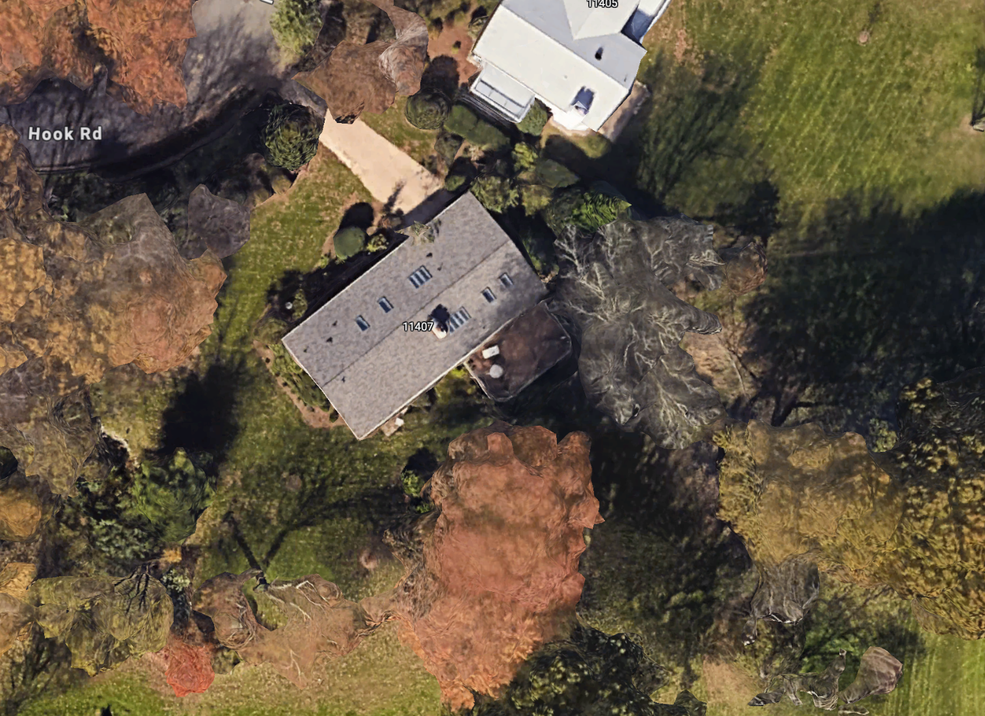
#> input picture iterations/images/house.png, 985 x 716 px, shrunk from 1514 x 1100 before the run, found by its file name
$ python test2.py   (older library calls are emulated)
#> lines starting #> are read from the running program, lines starting #| are printed output that depends on the picture; after the words box and inside, x2 and y2 are one past the last pixel; in counts of white or black regions, pixels touching at a corner belong together
import cv2
import numpy as np

def preprocess_image(image_path):
#> called with image_path = 'house.png'
    image = cv2.imread(image_path)
#> image is the input picture: shape (716, 985, 3); mean B, G, R 66.7, 87.2, 100.8
    gray = cv2.cvtColor(image, cv2.COLOR_BGR2GRAY)
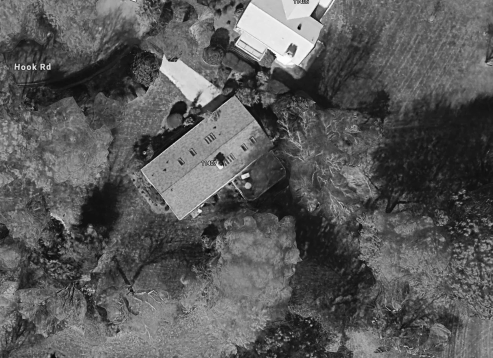
#> gray: shape (716, 985) (shown at 1/2 size); min 0, max 255, mean 88.9
    return gray, image.shape

def compute_derivatives(gray_image):
    sobel_x = cv2.Sobel(gray_image, cv2.CV_64F, 1, 0, ksize=3)
    sobel_y = cv2.Sobel(gray_image, cv2.CV_64F, 0, 1, ksize=3)
    laplacian_x = cv2.Sobel(sobel_x, cv2.CV_64F, 1, 0, ksize=3)
    laplacian_y = cv2.Sobel(sobel_y, cv2.CV_64F, 0, 1, ksize=3)
    return sobel_x, sobel_y, laplacian_x, laplacian_y

def find_bright_lines(sobel, laplacian):
    bright_lines = (sobel > 50) & (laplacian < -50)
    return bright_lines.astype(np.uint8) * 255

def detect_and_draw_lines(image, min_length):
    lines = cv2.HoughLinesP(image, 1, np.pi / 180, threshold=50, minLineLength=min_length, maxLineGap=10)
    line_image = np.zeros_like(image)
    if lines is not None:
        for line in lines:
            x1, y1, x2, y2 = line[0]
            cv2.line(line_image, (x1, y1), (x2, y2), 255, 1)
    return line_image

image_path = 'house.png'
gray_image, image_shape = preprocess_image(image_path)
#> image_shape = (716, 985, 3)
sobel_x, sobel_y, laplacian_x, laplacian_y = compute_derivatives(gray_image)
#> in compute_derivatives, `laplacian_y = cv2.Sobel(sobel_y, cv2.CV_64F, 0, 1, ksize=3)`:
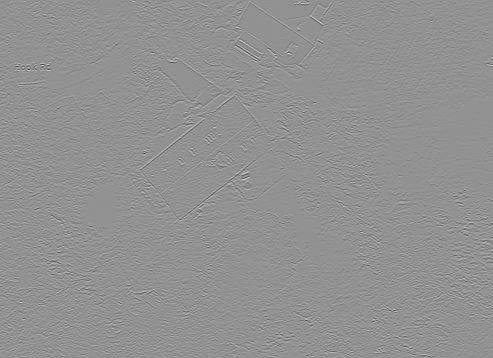
#> laplacian_y: shape (716, 985) float64 (shown at 1/2 size); min -5774, max 4339, mean 0; drawn with min black and max white

bright_lines_x = find_bright_lines(sobel_x, laplacian_x)
#> in find_bright_lines, `bright_lines = (sobel > 50) & (laplacian < -50)`:
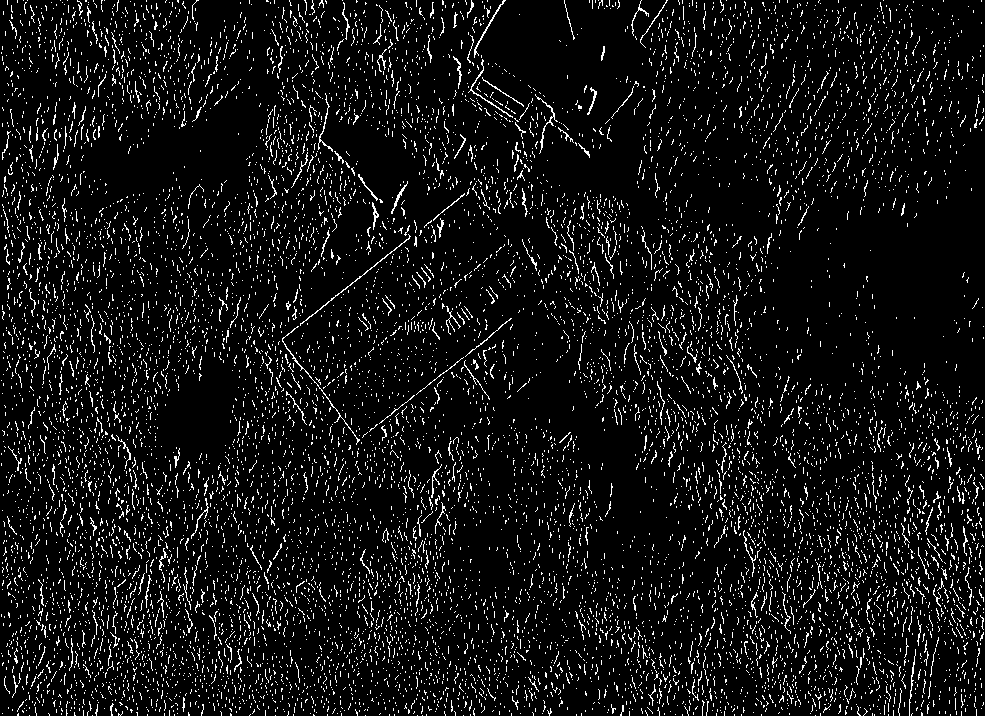
#> bright_lines: shape (716, 985) bool; 7.3% white in thin lines or dots
bright_lines_y = find_bright_lines(sobel_y, laplacian_y)
#> in find_bright_lines (call 2), `bright_lines = (sobel > 50) & (laplacian < -50)`:
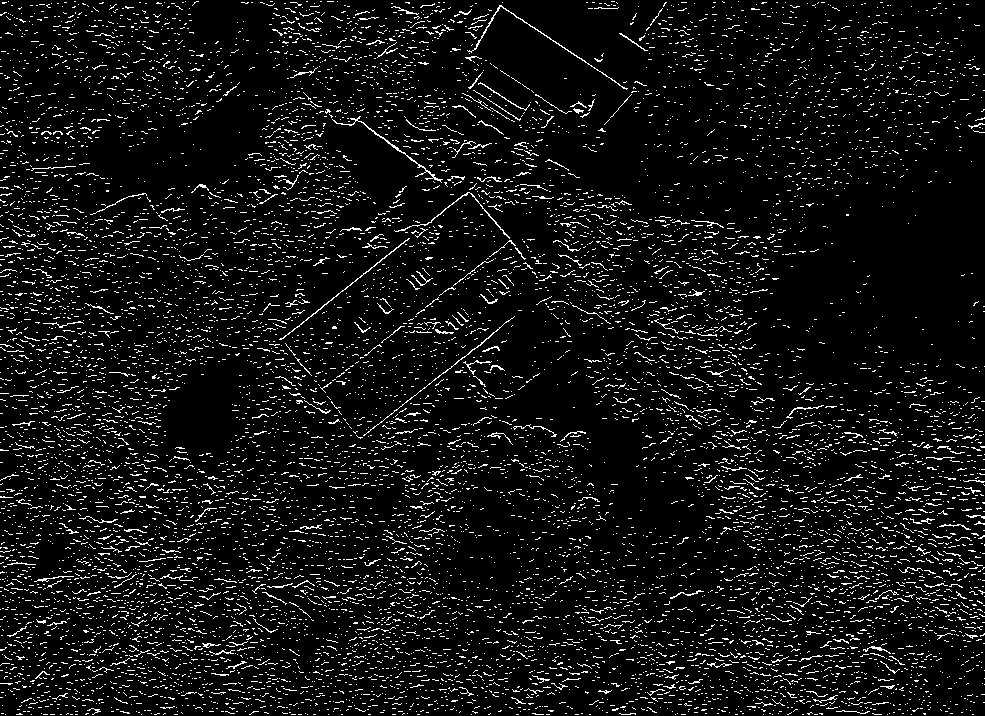
#> bright_lines: shape (716, 985) bool; 7% white in thin lines or dots

combined_lines = np.maximum(bright_lines_x, bright_lines_y)
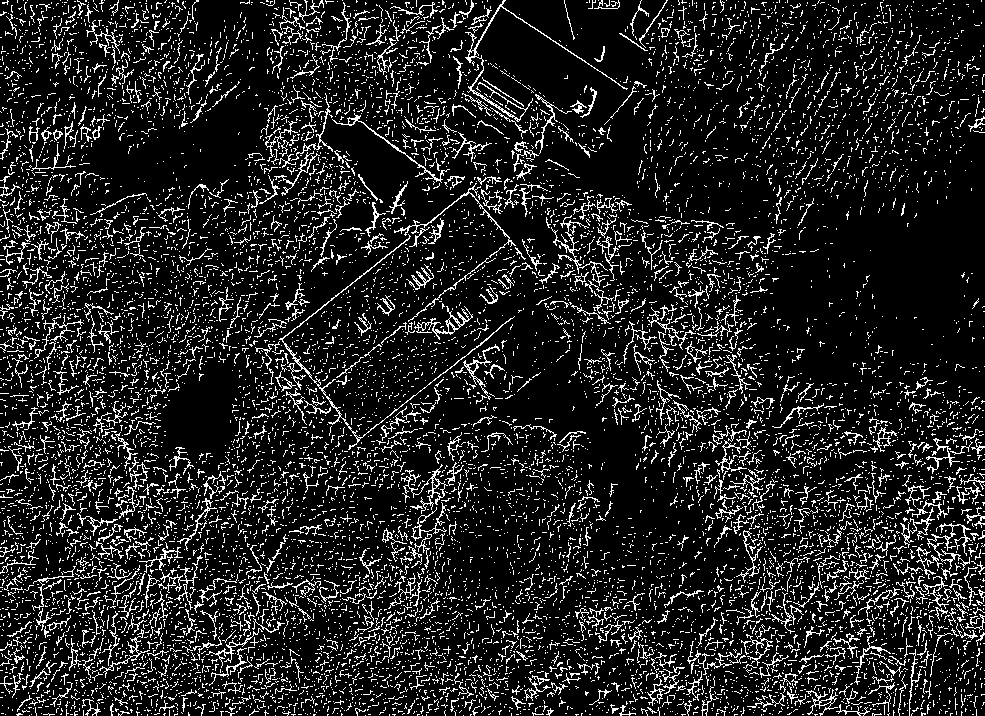
#> combined_lines: shape (716, 985); 13.1% white in thin lines or dots
filtered_lines_image = detect_and_draw_lines(combined_lines, min_length=35)
#> in detect_and_draw_lines, `lines = cv2.HoughLinesP(image, 1, np.pi / 180, threshold=50, minLineLe..`: lines = 1557 rows, first 6: [381, 13, 430, 62], [290, 5, 346, 61], [507, 178, 554, 225], [143, 626, 206, 563], [305, 480, 497, 330], [272, 1, 336, 65]
#> the loop in detect_and_draw_lines, `for line in lines:` made 1557 passes
#> after the loop in detect_and_draw_lines, `for line in lines:`:
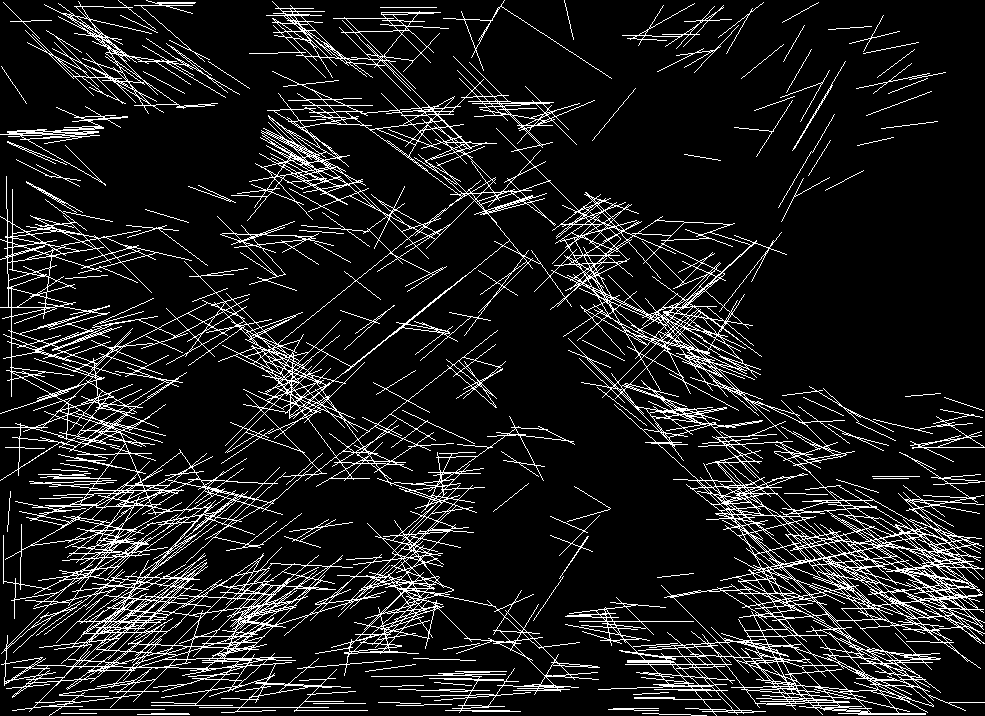
#> line_image: shape (716, 985); 11.5% white in thin lines or dots

cv2.imshow('Filtered Lines', filtered_lines_image)
cv2.waitKey(0)
cv2.destroyAllWindows()

$ run again, with iterations/images/1.png copied over iterations/images/house.png
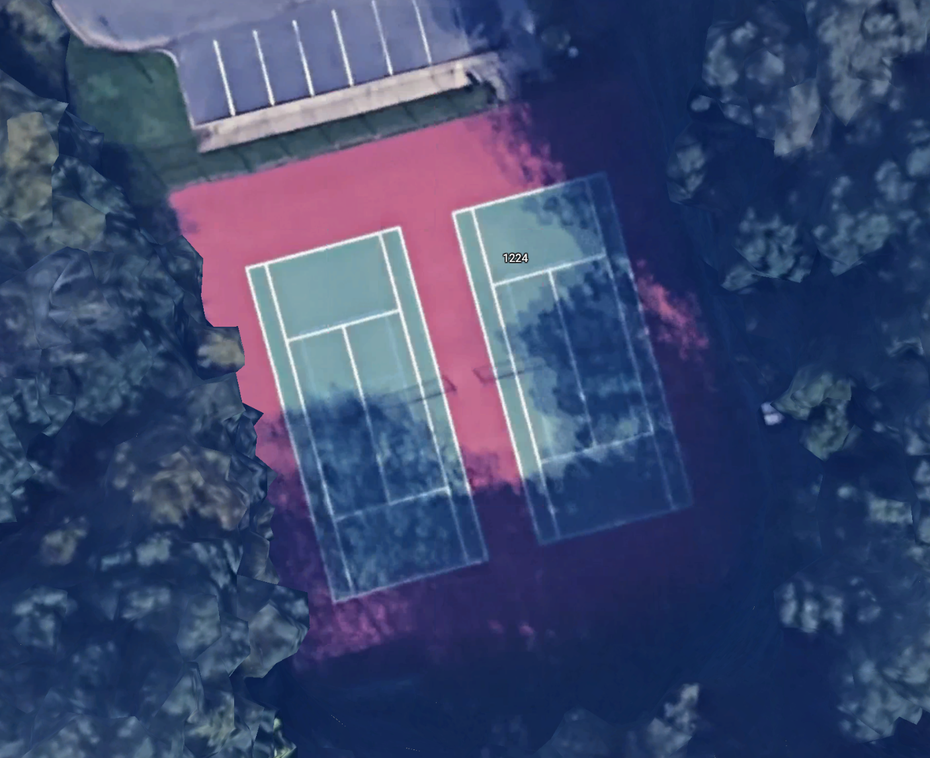
#> input picture iterations/images/1.png, 930 x 758 px, shrunk from 1406 x 1146 before the run, found by its file name
#> in preprocess_image, image is the input picture: shape (758, 930, 3); mean B, G, R 110.6, 73.2, 60.8
#> in preprocess_image, `gray = cv2.cvtColor(image, cv2.COLOR_BGR2GRAY)`:
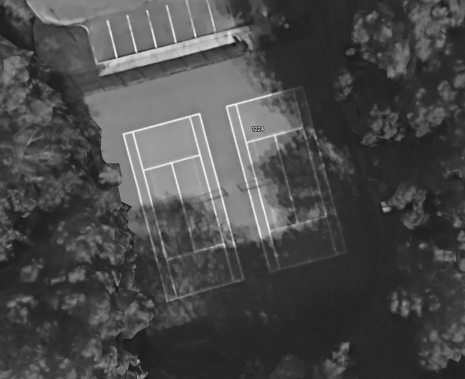
#> gray: shape (758, 930) (shown at 1/2 size); min 7, max 255, mean 73.8
#> image_shape = (758, 930, 3)
#> bright_lines: shape (758, 930) bool; 1.5% white in thin lines or dots
#> bright_lines: shape (758, 930) bool; 1.3% white in thin lines or dots
#> combined_lines: shape (758, 930); 2.7% white in thin lines or dots
#> lines = 82 rows, first 6: [377, 230, 466, 563], [245, 268, 400, 227], [451, 212, 522, 477], [397, 226, 479, 534], [192, 127, 493, 52], [264, 262, 337, 537]
#> the loop in detect_and_draw_lines, `for line in lines:` made 82 passes
#> after the loop in detect_and_draw_lines, `for line in lines:`:
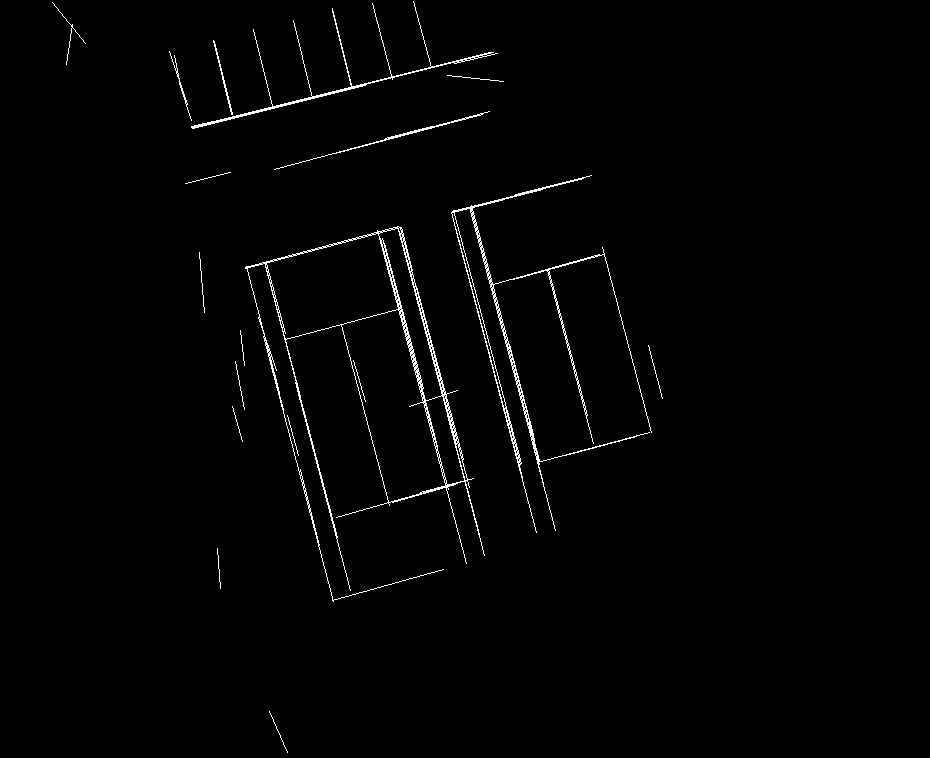
#> line_image: shape (758, 930); 1.3% white in thin lines or dots, all inside (x1, y1, x2, y2) = (52, 1, 663, 753)

$ run again, with iterations/images/2.png copied over iterations/images/house.png
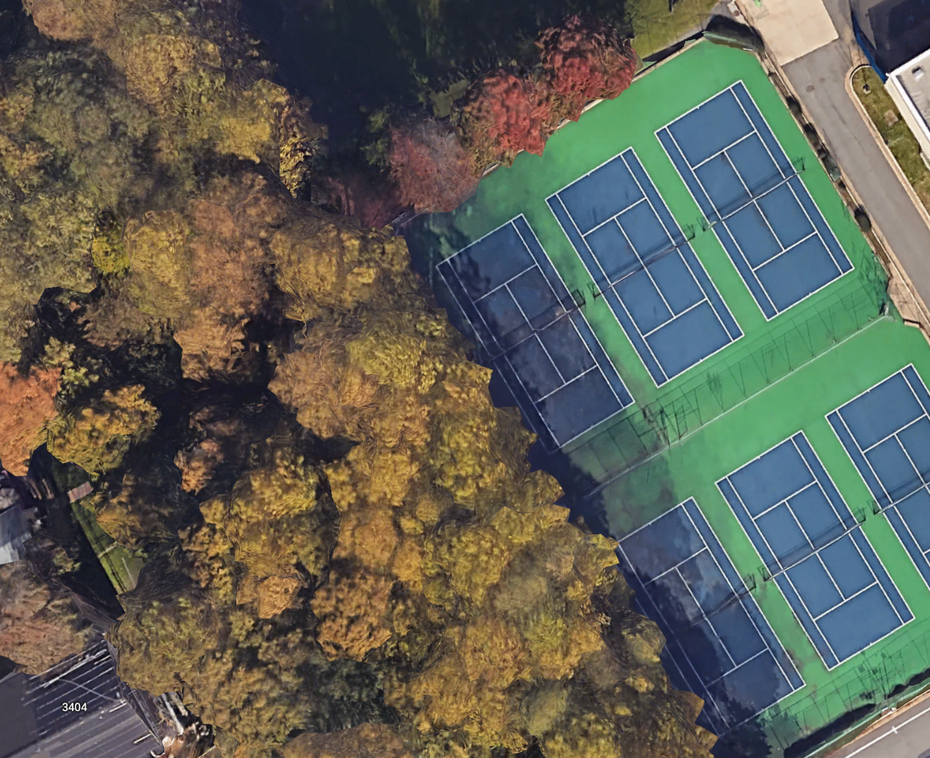
#> input picture iterations/images/2.png, 930 x 758 px, shrunk from 1406 x 1146 before the run, found by its file name
#> in preprocess_image, image is the input picture: shape (758, 930, 3); mean B, G, R 85.2, 96.4, 95
#> image_shape = (758, 930, 3)
#> in find_bright_lines, `bright_lines = (sobel > 50) & (laplacian < -50)`:
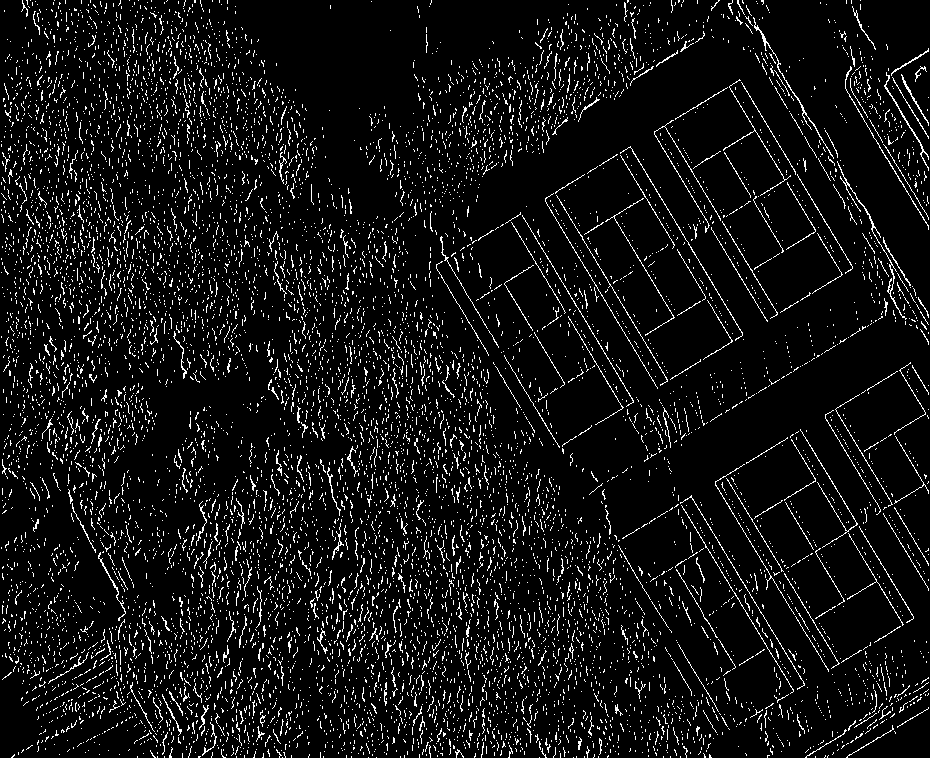
#> bright_lines: shape (758, 930) bool; 7.3% white in thin lines or dots
#> bright_lines: shape (758, 930) bool; 6.9% white in thin lines or dots
#> combined_lines: shape (758, 930); 12.9% white in thin lines or dots
#> lines = 1572 rows, first 6: [691, 496, 804, 684], [510, 220, 652, 456], [665, 127, 777, 313], [825, 415, 928, 587], [631, 147, 744, 334], [727, 479, 845, 674]
#> the loop in detect_and_draw_lines, `for line in lines:` made 1572 passes
#> after the loop in detect_and_draw_lines, `for line in lines:`:
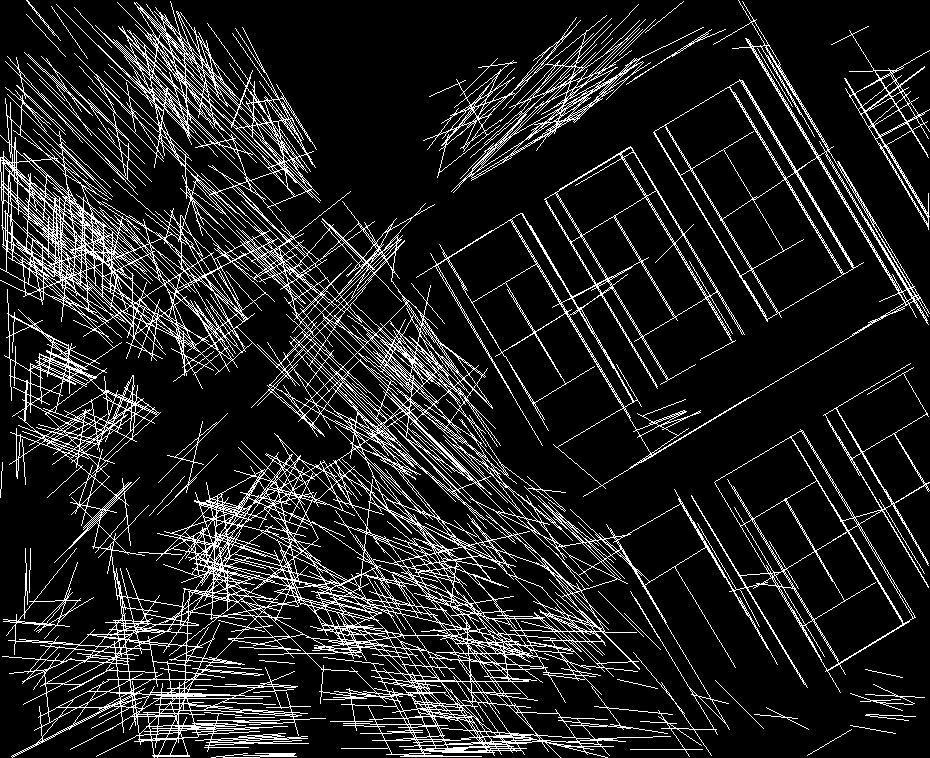
#> line_image: shape (758, 930); 13.2% white in thin lines or dots
